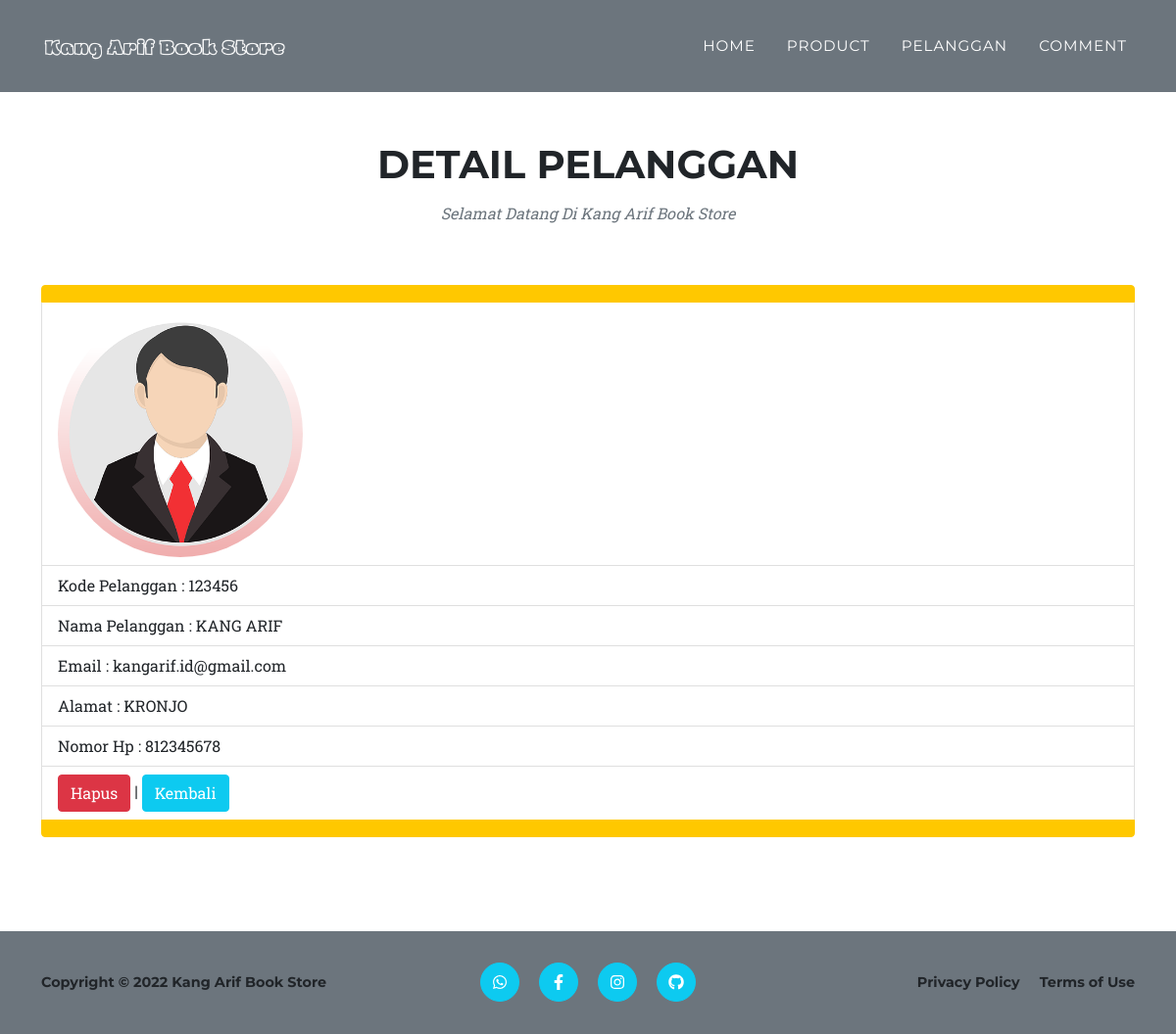
Screenshot of /detail_pelanggan.php?id=1 with the database file from the repository.
### tables this page shows
CREATE TABLE `db_pelanggan` (
  `id` int(10) NOT NULL,
  `kd_pelanggan` int(20) NOT NULL,
  `nama_pelanggan` varchar(50) NOT NULL,
  `email` varchar(30) NOT NULL,
  `alamat` varchar(100) NOT NULL,
  `no_hp` int(20) NOT NULL,
  `gambar_pelanggan` varchar(5000) NOT NULL
);

### function.php (called while the page is built, shortened)
<?php
$conn = mysqli_connect('localhost', 'root', '', 'uas_1904030048');
function query($query)
{
    global $conn;
    $result = mysqli_query($conn, $query);
    if (mysqli_num_rows($result) == 1) {
        return mysqli_fetch_assoc($result);
    }
    $rows = [];
    return $rows;
}

### detail_pelanggan.php (the view, shortened to what this page needs)
<?php
  require 'function.php';
  $id = $_GET['id'];
  $pelanggan = query("SELECT * FROM db_pelanggan WHERE id = $id");
?>
<!DOCTYPE html>
<html lang="en">
  <head>
    <link href="css/styles.css" rel="stylesheet" />
  </head>
  <body id="page-top">
    <nav class="navbar navbar-expand-lg navbar-light bg-secondary fixed-top" id="mainNav">
      <div class="container">
        <a class="navbar-brand" href="#page-top"><img src="assets/img/navbar-logo.png" alt="..." /></a>
        <div class="collapse navbar-collapse" id="navbarResponsive">
          <ul class="navbar-nav text-uppercase ms-auto py-4 py-lg-0">
            <li class="nav-item"><a class="nav-link" href="index.php">Home</a></li>
            <li class="nav-item"><a class="nav-link" href="services.php">Product</a></li>
            <li class="nav-item"><a class="nav-link" href="portfolio.php">Pelanggan</a></li>
            <li class="nav-item"><a class="nav-link" href="contact.php">Comment</a></li>
          </ul>
        </div>
      </div>
    </nav>
    <section class="page-section" id="portfolio">
      <div class="container justify-content-center">
        <div class="text-center mt-5">
          <h2 class="section-heading text-uppercase">DETAIL PELANGGAN</h2>
          <h3 class="section-subheading text-muted">Selamat Datang Di Kang Arif Book Store</h3>
        </div>
        <ul class="list-group">
          <li class="list-group-item active"></li>
          <li class="list-group-item"><img class="rounded-circle" src="image/<?php echo $pelanggan['gambar_pelanggan']; ?>"" width="250px"></li>
          <li class="list-group-item">Kode Pelanggan : <?= $pelanggan['kd_pelanggan']; ?></li>
          <li class="list-group-item">Nama Pelanggan : <?= $pelanggan['nama_pelanggan']; ?></li>
          <li class="list-group-item">Email : <?= $pelanggan['email']; ?></li>
          <li class="list-group-item">Alamat : <?= $pelanggan['alamat']; ?></li>
          <li class="list-group-item">Nomor Hp : <?= $pelanggan['no_hp']; ?></li>
          <li class="list-group-item">
            <a href="hapus.php?id=<?= $pelanggan['id']; ?>" onclick="return confirm('Apakah Anda Ingin Menghapus Data Ini');" class="btn btn-danger" role="button">Hapus</a> |
             <a href="portfolio.php" class="btn btn-info" role="button">Kembali</a>
          </li>
          <li class="list-group-item active"></li>
        </ul>
      </div>
    </section>
    <footer class="footer fw-bold bg-secondary py-4">
      <div class="container">
        <div class="row align-items-center">
          <div class="col-lg-4 mt-3 text-lg-start">
            <p>Copyright &copy; <script>document.write(new Date().getFullYear())</script> Kang Arif Book Store</p>
          </div>
          <div class="col-lg-4 my-3 my-lg-0">
            <a class="btn btn-info btn-social mx-2" href="https://wa.me/6285213849075"><i class="fab fa-whatsapp"></i></a>
            <a class="btn btn-info btn-social mx-2" href="https://www.facebook.com/kangarif.eid"><i class="fab fa-facebook-f"></i></a>
            <a class="btn btn-info btn-social mx-2" href="https://instagram.com/kangarif.id"><i class="fab fa-instagram"></i></a>
            <a class="btn btn-info btn-social mx-2" href="https://github.com/kangarifeid"><i class="fab fa-github"></i></a>
          </div>
          <div class="col-lg-4 text-lg-end">
            <a class="link-dark text-decoration-none me-3" href="#!">Privacy Policy</a>
            <a class="link-dark text-decoration-none" href="#!">Terms of Use</a>
          </div>
        </div>
      </div>
    </footer>
  </body>
</html>

### rows the page displays
db_pelanggan: gambar_pelanggan (picture), kd_pelanggan "123456", nama_pelanggan "KANG ARIF", email "kangarif.id@gmail.com", alamat "KRONJO", no_hp "812345678"
